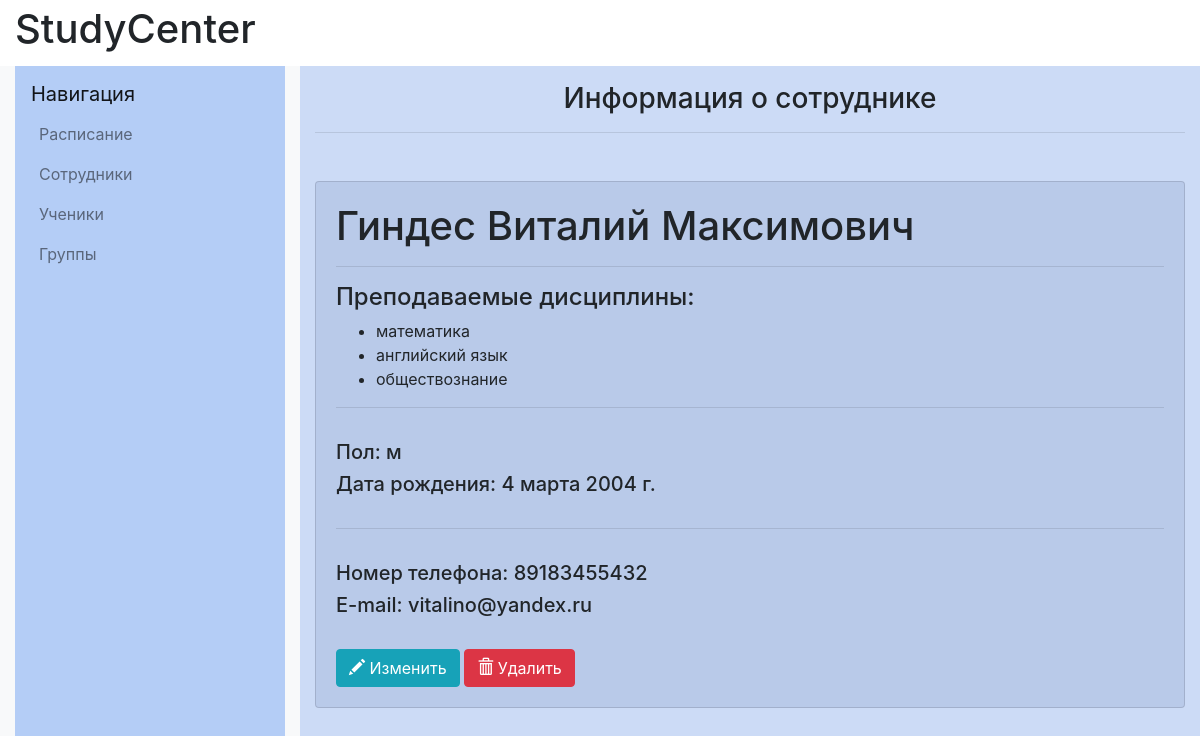
/workers/3/, run on an earlier commit of the app's database.
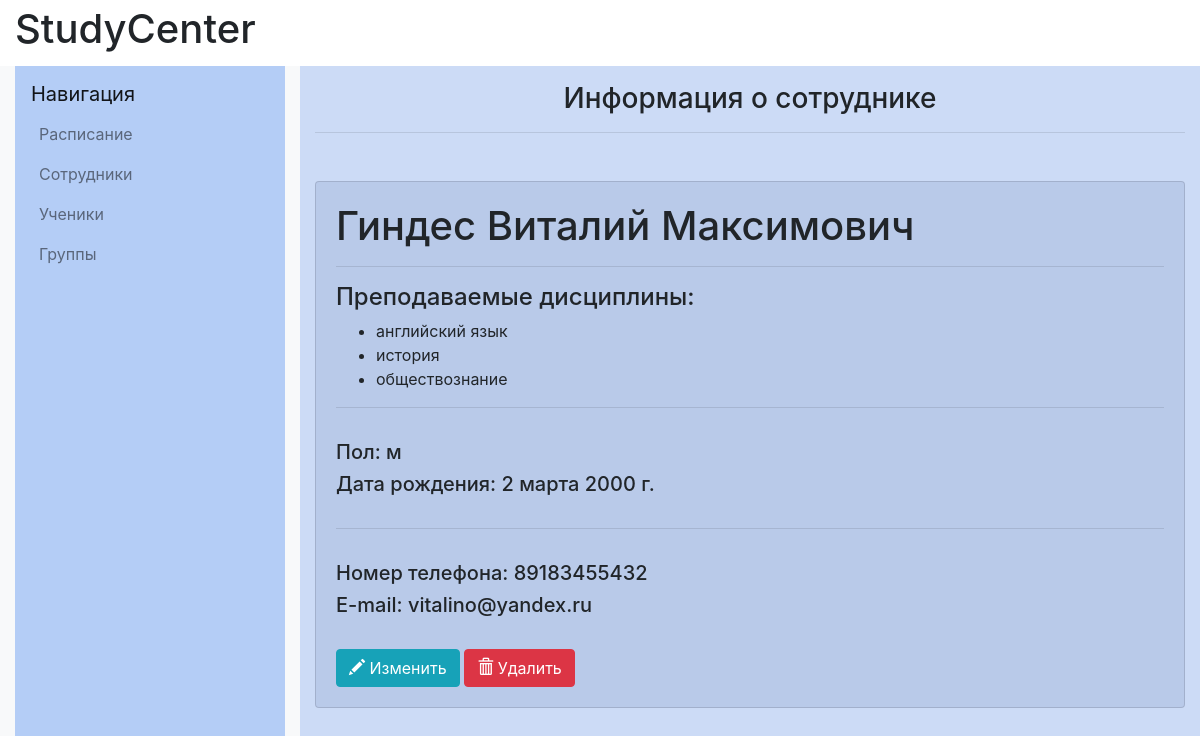
And on a later commit of the database.
### catalog/models.py (models this page shows, shortened)
class Subject(models.Model):
    name=models.CharField(max_length=100)
    objects=models.Manager()
    def __str__(self):
        return self.name

class Worker(models.Model):
    firstname=models.CharField(max_length=20, verbose_name="Имя")
    lastname=models.CharField(max_length=20, verbose_name="Фамилия")
    fathername=models.CharField(max_length=20, verbose_name="Отчество")
    date_of_birth=models.DateField(verbose_name="Дата рождения")
    gender=models.IntegerField(validators=[MinValueValidator(0), MaxValueValidator(1)], verbose_name="Пол")
    subject = models.ManyToManyField(Subject, verbose_name="Дисциплины")
    phone_number=models.CharField(max_length=11,validators=[MinLengthValidator(11)], verbose_name="Номер телефона")
    email=models.EmailField(verbose_name="E-mail")
    objects=models.Manager()
    registration_date=models.DateField()
    DoesNotExist = models.Manager

### catalog/views.py (the view)
# urls.py: path('workers/<int:pk>/', views.worker_detail, name='worker_detail'),
def worker_detail(request, pk):
    subject= Subject.objects.all()
    worker = get_object_or_404(Worker, pk=pk)
    return render(request, 'worker/worker_details.html', {'worker': worker, 'subjects': subject})

### catalog/templates/worker/worker_details.html (shortened to what this page needs)
{% extends "base_generic.html" %}
{% block content%}
            <div class="col-md-8 col-lg-9 content-container" style="background-color: #ccdbf6">
                <h1 class="h3 text-center mt-3">Информация о сотруднике</h1>
                <hr class="mb-5">
                <section>
                    <div class="worker card mt-5" style="background-color: rgba(156,173,213,0.38);">
                        <div class="card-body">
                            <h1>{{ worker.lastname }} {{ worker.firstname }} {{ worker.fathername }}</h1>
                            <hr>
                            <h4>Преподаваемые дисциплины:</h4>
                            <ul>
                                {% for subject in worker.subject.all %}
                                    <li>{{ subject }}</li>
                                {% endfor %}
                            </ul>
                            <hr>
                            <p>
                                <h5>Пол:
                                    {% if worker.gender|stringformat:"s" == "0" %}
                                        ж
                                    {% elif worker.gender|stringformat:"s" == "1" %}
                                        м
                                    {% endif %}
                                </h5>
                                <h5>Дата рождения: {{ worker.date_of_birth }} </h5>
                            </p>
                            <hr>
                            <p>
                                <h5>Номер телефона: {{ worker.phone_number }} </h5>
                                <h5>E-mail: {{ worker.email }} </h5>
                            </p>
                            <div>
                                <a class="btn btn-info" href="{% url 'worker_edit' pk=worker.pk %}">
                                    <span class="glyphicon glyphicon-pencil"></span> Изменить
                                </a>
                                <a class="btn btn-danger" href="{% url 'worker_delete' pk=worker.pk %}">
                                    <span class="glyphicon glyphicon-trash"></span> Удалить
                                </a>
                            </div>
                        </div>
                    </div>
                </section>
            </div>
{% endblock content %}

What changed in the data, as far as the page shows it:
no longer on this page (row unchanged): Subject: name "математика"
changed Worker "Гиндес": date_of_birth "4 марта 2004 г." → "2 марта 2000 г."
now on this page (row unchanged): Subject: name "история"
